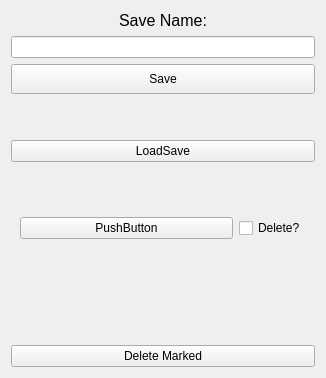
<?xml version="1.0" encoding="UTF-8"?>
<ui version="4.0">
 <class>Options</class>
 <widget class="QWidget" name="Options">
  <property name="geometry">
   <rect>
    <x>0</x>
    <y>0</y>
    <width>326</width>
    <height>378</height>
   </rect>
  </property>
  <property name="windowTitle">
   <string>Form</string>
  </property>
  <layout class="QVBoxLayout" name="verticalLayout_2">
   <item>
    <layout class="QVBoxLayout" name="verticalLayout">
     <item>
      <widget class="QLabel" name="saveLabel">
       <property name="sizePolicy">
        <sizepolicy hsizetype="Minimum" vsizetype="Maximum">
         <horstretch>0</horstretch>
         <verstretch>0</verstretch>
        </sizepolicy>
       </property>
       <property name="font">
        <font>
         <pointsize>12</pointsize>
        </font>
       </property>
       <property name="text">
        <string>Save Name:</string>
       </property>
       <property name="alignment">
        <set>Qt::AlignCenter</set>
       </property>
      </widget>
     </item>
     <item>
      <widget class="QLineEdit" name="saveName"/>
     </item>
     <item>
      <widget class="QPushButton" name="saveButton">
       <property name="sizePolicy">
        <sizepolicy hsizetype="Minimum" vsizetype="Minimum">
         <horstretch>0</horstretch>
         <verstretch>0</verstretch>
        </sizepolicy>
       </property>
       <property name="minimumSize">
        <size>
         <width>0</width>
         <height>30</height>
        </size>
       </property>
       <property name="text">
        <string>Save</string>
       </property>
      </widget>
     </item>
     <item>
      <spacer name="verticalSpacer">
       <property name="orientation">
        <enum>Qt::Vertical</enum>
       </property>
       <property name="sizeType">
        <enum>QSizePolicy::Preferred</enum>
       </property>
       <property name="sizeHint" stdset="0">
        <size>
         <width>20</width>
         <height>40</height>
        </size>
       </property>
      </spacer>
     </item>
     <item>
      <widget class="QPushButton" name="loadSaveButton">
       <property name="sizePolicy">
        <sizepolicy hsizetype="Minimum" vsizetype="Minimum">
         <horstretch>0</horstretch>
         <verstretch>0</verstretch>
        </sizepolicy>
       </property>
       <property name="text">
        <string>LoadSave</string>
       </property>
      </widget>
     </item>
    </layout>
   </item>
   <item>
    <spacer name="verticalSpacer_3">
     <property name="orientation">
      <enum>Qt::Vertical</enum>
     </property>
     <property name="sizeType">
      <enum>QSizePolicy::Preferred</enum>
     </property>
     <property name="sizeHint" stdset="0">
      <size>
       <width>20</width>
       <height>40</height>
      </size>
     </property>
    </spacer>
   </item>
   <item>
    <layout class="QVBoxLayout" name="savesLayout">
     <item>
      <widget class="QWidget" name="savesWidget" native="true">
       <layout class="QHBoxLayout" name="horizontalLayout">
        <item>
         <widget class="QPushButton" name="pushButton_2">
          <property name="sizePolicy">
           <sizepolicy hsizetype="Minimum" vsizetype="Fixed">
            <horstretch>0</horstretch>
            <verstretch>0</verstretch>
           </sizepolicy>
          </property>
          <property name="text">
           <string>PushButton</string>
          </property>
         </widget>
        </item>
        <item>
         <widget class="QCheckBox" name="checkBox">
          <property name="sizePolicy">
           <sizepolicy hsizetype="Maximum" vsizetype="Fixed">
            <horstretch>0</horstretch>
            <verstretch>0</verstretch>
           </sizepolicy>
          </property>
          <property name="text">
           <string>Delete?</string>
          </property>
         </widget>
        </item>
       </layout>
      </widget>
     </item>
    </layout>
   </item>
   <item>
    <spacer name="verticalSpacer_2">
     <property name="orientation">
      <enum>Qt::Vertical</enum>
     </property>
     <property name="sizeHint" stdset="0">
      <size>
       <width>20</width>
       <height>40</height>
      </size>
     </property>
    </spacer>
   </item>
   <item>
    <widget class="QPushButton" name="deleteSavesButton">
     <property name="text">
      <string>Delete Marked</string>
     </property>
    </widget>
   </item>
  </layout>
 </widget>
 <resources/>
 <connections/>
</ui>
